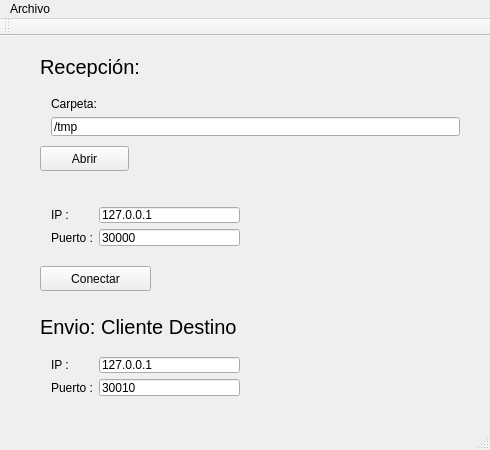
<?xml version="1.0" encoding="UTF-8"?>
<ui version="4.0">
 <class>Server</class>
 <widget class="QMainWindow" name="Server">
  <property name="geometry">
   <rect>
    <x>0</x>
    <y>0</y>
    <width>490</width>
    <height>450</height>
   </rect>
  </property>
  <property name="minimumSize">
   <size>
    <width>490</width>
    <height>450</height>
   </size>
  </property>
  <property name="windowTitle">
   <string>Server</string>
  </property>
  <widget class="QWidget" name="centralWidget">
   <widget class="QPushButton" name="Conectar_btn">
    <property name="geometry">
     <rect>
      <x>40</x>
      <y>230</y>
      <width>111</width>
      <height>25</height>
     </rect>
    </property>
    <property name="text">
     <string>Conectar</string>
    </property>
   </widget>
   <widget class="QWidget" name="formLayoutWidget">
    <property name="geometry">
     <rect>
      <x>40</x>
      <y>160</y>
      <width>211</width>
      <height>61</height>
     </rect>
    </property>
    <layout class="QFormLayout" name="formLayout">
     <item row="0" column="0">
      <widget class="QLabel" name="label">
       <property name="text">
        <string>IP :  </string>
       </property>
      </widget>
     </item>
     <item row="1" column="0">
      <widget class="QLabel" name="label_2">
       <property name="text">
        <string>Puerto :</string>
       </property>
      </widget>
     </item>
     <item row="1" column="1">
      <widget class="QLineEdit" name="Puerto_text">
       <property name="text">
        <string>30000</string>
       </property>
      </widget>
     </item>
     <item row="0" column="1">
      <widget class="QLineEdit" name="IP_text">
       <property name="text">
        <string>127.0.0.1</string>
       </property>
      </widget>
     </item>
    </layout>
   </widget>
   <widget class="QPushButton" name="Carpeta_btn">
    <property name="geometry">
     <rect>
      <x>40</x>
      <y>110</y>
      <width>89</width>
      <height>25</height>
     </rect>
    </property>
    <property name="text">
     <string>Abrir</string>
    </property>
   </widget>
   <widget class="QWidget" name="formLayoutWidget_2">
    <property name="geometry">
     <rect>
      <x>40</x>
      <y>50</y>
      <width>431</width>
      <height>61</height>
     </rect>
    </property>
    <layout class="QFormLayout" name="formLayout_2">
     <item row="0" column="0">
      <widget class="QLabel" name="label_3">
       <property name="text">
        <string>Carpeta:</string>
       </property>
      </widget>
     </item>
     <item row="1" column="0" colspan="2">
      <widget class="QLineEdit" name="path">
       <property name="text">
        <string>/tmp</string>
       </property>
      </widget>
     </item>
    </layout>
   </widget>
   <widget class="QLabel" name="label_4">
    <property name="geometry">
     <rect>
      <x>40</x>
      <y>20</y>
      <width>101</width>
      <height>21</height>
     </rect>
    </property>
    <property name="font">
     <font>
      <pointsize>15</pointsize>
     </font>
    </property>
    <property name="text">
     <string>Recepción:</string>
    </property>
   </widget>
   <widget class="QLabel" name="label_5">
    <property name="geometry">
     <rect>
      <x>40</x>
      <y>280</y>
      <width>211</width>
      <height>21</height>
     </rect>
    </property>
    <property name="font">
     <font>
      <pointsize>15</pointsize>
     </font>
    </property>
    <property name="text">
     <string>Envio: Cliente Destino</string>
    </property>
   </widget>
   <widget class="QWidget" name="formLayoutWidget_3">
    <property name="geometry">
     <rect>
      <x>40</x>
      <y>310</y>
      <width>211</width>
      <height>61</height>
     </rect>
    </property>
    <layout class="QFormLayout" name="formLayout_3">
     <item row="0" column="0">
      <widget class="QLabel" name="label_6">
       <property name="text">
        <string>IP :  </string>
       </property>
      </widget>
     </item>
     <item row="1" column="0">
      <widget class="QLabel" name="label_7">
       <property name="text">
        <string>Puerto :</string>
       </property>
      </widget>
     </item>
     <item row="1" column="1">
      <widget class="QLineEdit" name="Puerto_text_2">
       <property name="text">
        <string>30010</string>
       </property>
      </widget>
     </item>
     <item row="0" column="1">
      <widget class="QLineEdit" name="IP_text_2">
       <property name="text">
        <string>127.0.0.1</string>
       </property>
      </widget>
     </item>
    </layout>
   </widget>
  </widget>
  <widget class="QMenuBar" name="menuBar">
   <property name="geometry">
    <rect>
     <x>0</x>
     <y>0</y>
     <width>490</width>
     <height>22</height>
    </rect>
   </property>
   <widget class="QMenu" name="menuArchivo">
    <property name="title">
     <string>Archivo</string>
    </property>
    <addaction name="actionResumen"/>
    <addaction name="actionEstadisticas"/>
    <addaction name="actionConexion_Cifrada"/>
    <addaction name="actionSalir"/>
   </widget>
   <addaction name="menuArchivo"/>
  </widget>
  <widget class="QToolBar" name="mainToolBar">
   <attribute name="toolBarArea">
    <enum>TopToolBarArea</enum>
   </attribute>
   <attribute name="toolBarBreak">
    <bool>false</bool>
   </attribute>
  </widget>
  <widget class="QStatusBar" name="statusBar"/>
  <action name="actionResumen">
   <property name="text">
    <string>Resumen</string>
   </property>
  </action>
  <action name="actionSalir">
   <property name="text">
    <string>Salir</string>
   </property>
  </action>
  <action name="actionConexion_Cifrada">
   <property name="checkable">
    <bool>true</bool>
   </property>
   <property name="text">
    <string>Conexion Cifrada</string>
   </property>
  </action>
  <action name="actionEstadisticas">
   <property name="text">
    <string>Estadisticas</string>
   </property>
  </action>
 </widget>
 <layoutdefault spacing="6" margin="11"/>
 <resources/>
 <connections/>
</ui>
